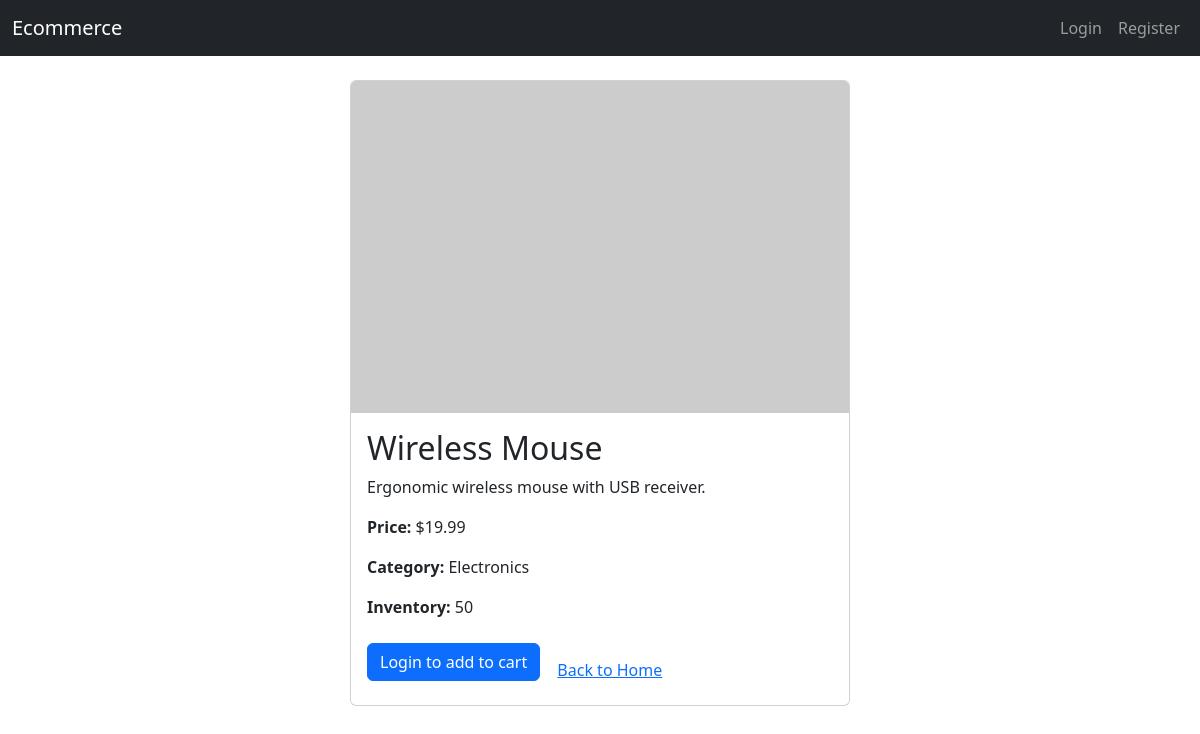
Page /product/1 on the committed database.
### models/__init__.py (models this page shows)
class Product(db.Model):
    id = db.Column(db.Integer, primary_key=True)
    name = db.Column(db.String(120), nullable=False)
    price = db.Column(db.Float, nullable=False)
    description = db.Column(db.Text, nullable=True)
    category = db.Column(db.String(80), nullable=True)
    image_url = db.Column(db.String(255), nullable=True)
    inventory = db.Column(db.Integer, nullable=False, default=0)

### app.py (the view)
@app.route('/product/<int:product_id>')
def product_detail(product_id):
    product = Product.query.get_or_404(product_id)
    return render_template('product.html', product=product)

### app.py (called while the page is built)
@app.context_processor
def inject_user():
    user = None
    user_id = session.get('user_id')
    if user_id:
        user = User.query.get(user_id)
    return dict(current_user=user)

### templates/product.html (shortened to what this page needs)
{% extends 'base.html' %}
{% block content %}
<div class="card mx-auto" style="max-width: 500px;">
    {% if product.image_url %}
    <img src="{{ product.image_url }}" class="card-img-top" alt="{{ product.name }}">
    {% endif %}
    <div class="card-body">
        <h2 class="card-title">{{ product.name }}</h2>
        <p class="card-text">{{ product.description }}</p>
        <p class="card-text"><strong>Price:</strong> ${{ product.price }}</p>
        <p class="card-text"><strong>Category:</strong> {{ product.category }}</p>
        <p class="card-text"><strong>Inventory:</strong> {{ product.inventory }}</p>
        {% if product.inventory > 0 %}
            {% if session.user_id %}
                <a href="{{ url_for('add_to_cart', product_id=product.id) }}" class="btn btn-success">Add to Cart</a>
            {% else %}
                <a href="{{ url_for('login') }}" class="btn btn-primary">Login to add to cart</a>
            {% endif %}
        {% else %}
            <span class="badge bg-danger">Out of Stock</span>
        {% endif %}
        <a href="{{ url_for('home') }}" class="btn btn-link mt-3">Back to Home</a>
    </div>
</div>
{% endblock %}

### rows in the picture
Product: name "Wireless Mouse", description "Ergonomic wireless mouse with USB receiver.", price "19.99", category "Electronics", inventory "50"
